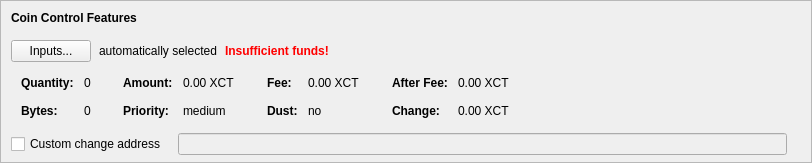
    <widget class="QFrame" name="frameCoinControl">
     <property name="sizePolicy">
      <sizepolicy hsizetype="Expanding" vsizetype="Expanding">
       <horstretch>0</horstretch>
       <verstretch>0</verstretch>
      </sizepolicy>
     </property>
     <property name="maximumSize">
      <size>
       <width>16777215</width>
       <height>16777215</height>
      </size>
     </property>
     <property name="frameShape">
      <enum>QFrame::StyledPanel</enum>
     </property>
     <property name="frameShadow">
      <enum>QFrame::Sunken</enum>
     </property>
     <layout class="QVBoxLayout" name="verticalLayoutCoinControl2">
      <property name="spacing">
       <number>0</number>
      </property>
      <property name="leftMargin">
       <number>0</number>
      </property>
      <property name="topMargin">
       <number>0</number>
      </property>
      <property name="rightMargin">
       <number>0</number>
      </property>
      <property name="bottomMargin">
       <number>6</number>
      </property>
      <item>
       <layout class="QVBoxLayout" name="verticalLayoutCoinControl" stretch="0,0,0,0,1">
        <property name="spacing">
         <number>0</number>
        </property>
        <property name="leftMargin">
         <number>10</number>
        </property>
        <property name="topMargin">
         <number>10</number>
        </property>
        <item>
         <layout class="QHBoxLayout" name="horizontalLayoutCoinControl1">
          <property name="bottomMargin">
           <number>15</number>
          </property>
          <item>
           <widget class="QLabel" name="labelCoinControlFeatures">
            <property name="sizePolicy">
             <sizepolicy hsizetype="Preferred" vsizetype="Maximum">
              <horstretch>0</horstretch>
              <verstretch>0</verstretch>
             </sizepolicy>
            </property>
            <property name="font">
             <font>
              <weight>75</weight>
              <bold>true</bold>
             </font>
            </property>
            <property name="styleSheet">
             <string notr="true">font-weight:bold;</string>
            </property>
            <property name="text">
             <string>Coin Control Features</string>
            </property>
           </widget>
          </item>
         </layout>
        </item>
        <item>
         <layout class="QHBoxLayout" name="horizontalLayoutCoinControl2" stretch="0,0,0,0">
          <property name="spacing">
           <number>8</number>
          </property>
          <property name="bottomMargin">
           <number>10</number>
          </property>
          <item>
           <widget class="QPushButton" name="pushButtonCoinControl">
            <property name="styleSheet">
             <string notr="true"/>
            </property>
            <property name="text">
             <string>Inputs...</string>
            </property>
            <property name="autoDefault">
             <bool>false</bool>
            </property>
           </widget>
          </item>
          <item>
           <widget class="QLabel" name="labelCoinControlAutomaticallySelected">
            <property name="text">
             <string>automatically selected</string>
            </property>
            <property name="margin">
             <number>5</number>
            </property>
           </widget>
          </item>
          <item>
           <widget class="QLabel" name="labelCoinControlInsuffFunds">
            <property name="font">
             <font>
              <weight>75</weight>
              <bold>true</bold>
             </font>
            </property>
            <property name="styleSheet">
             <string notr="true">color:red;font-weight:bold;</string>
            </property>
            <property name="text">
             <string>Insufficient funds!</string>
            </property>
            <property name="margin">
             <number>5</number>
            </property>
           </widget>
          </item>
          <item>
           <spacer name="horizontalSpacerCoinControl">
            <property name="orientation">
             <enum>Qt::Horizontal</enum>
            </property>
            <property name="sizeHint" stdset="0">
             <size>
              <width>40</width>
              <height>1</height>
             </size>
            </property>
           </spacer>
          </item>
         </layout>
        </item>
        <item>
         <widget class="QWidget" name="widgetCoinControl" native="true">
          <property name="sizePolicy">
           <sizepolicy hsizetype="Preferred" vsizetype="Preferred">
            <horstretch>0</horstretch>
            <verstretch>0</verstretch>
           </sizepolicy>
          </property>
          <property name="minimumSize">
           <size>
            <width>0</width>
            <height>0</height>
           </size>
          </property>
          <property name="styleSheet">
           <string notr="true"/>
          </property>
          <layout class="QHBoxLayout" name="horizontalLayoutCoinControl5">
           <property name="leftMargin">
            <number>0</number>
           </property>
           <property name="topMargin">
            <number>0</number>
           </property>
           <property name="rightMargin">
            <number>0</number>
           </property>
           <property name="bottomMargin">
            <number>0</number>
           </property>
           <item>
            <layout class="QHBoxLayout" name="horizontalLayoutCoinControl3" stretch="0,0,0,1">
             <property name="spacing">
              <number>20</number>
             </property>
             <property name="topMargin">
              <number>0</number>
             </property>
             <property name="bottomMargin">
              <number>10</number>
             </property>
             <item>
              <layout class="QFormLayout" name="formLayoutCoinControl1">
               <property name="horizontalSpacing">
                <number>10</number>
               </property>
               <property name="verticalSpacing">
                <number>14</number>
               </property>
               <property name="leftMargin">
                <number>10</number>
               </property>
               <property name="topMargin">
                <number>4</number>
               </property>
               <property name="rightMargin">
                <number>6</number>
               </property>
               <item row="0" column="0">
                <widget class="QLabel" name="labelCoinControlQuantityText">
                 <property name="font">
                  <font>
                   <weight>75</weight>
                   <bold>true</bold>
                  </font>
                 </property>
                 <property name="text">
                  <string>Quantity:</string>
                 </property>
                 <property name="margin">
                  <number>0</number>
                 </property>
                </widget>
               </item>
               <item row="0" column="1">
                <widget class="QLabel" name="labelCoinControlQuantity">
                 <property name="cursor">
                  <cursorShape>IBeamCursor</cursorShape>
                 </property>
                 <property name="contextMenuPolicy">
                  <enum>Qt::ActionsContextMenu</enum>
                 </property>
                 <property name="text">
                  <string notr="true">0</string>
                 </property>
                 <property name="margin">
                  <number>0</number>
                 </property>
                 <property name="textInteractionFlags">
                  <set>Qt::LinksAccessibleByMouse|Qt::TextSelectableByKeyboard|Qt::TextSelectableByMouse</set>
                 </property>
                </widget>
               </item>
               <item row="1" column="0">
                <widget class="QLabel" name="labelCoinControlBytesText">
                 <property name="font">
                  <font>
                   <weight>75</weight>
                   <bold>true</bold>
                  </font>
                 </property>
                 <property name="text">
                  <string>Bytes:</string>
                 </property>
                </widget>
               </item>
               <item row="1" column="1">
                <widget class="QLabel" name="labelCoinControlBytes">
                 <property name="cursor">
                  <cursorShape>IBeamCursor</cursorShape>
                 </property>
                 <property name="contextMenuPolicy">
                  <enum>Qt::ActionsContextMenu</enum>
                 </property>
                 <property name="text">
                  <string notr="true">0</string>
                 </property>
                 <property name="textInteractionFlags">
                  <set>Qt::LinksAccessibleByMouse|Qt::TextSelectableByKeyboard|Qt::TextSelectableByMouse</set>
                 </property>
                </widget>
               </item>
              </layout>
             </item>
             <item>
              <layout class="QFormLayout" name="formLayoutCoinControl2">
               <property name="horizontalSpacing">
                <number>10</number>
               </property>
               <property name="verticalSpacing">
                <number>14</number>
               </property>
               <property name="leftMargin">
                <number>6</number>
               </property>
               <property name="topMargin">
                <number>4</number>
               </property>
               <property name="rightMargin">
                <number>6</number>
               </property>
               <item row="0" column="0">
                <widget class="QLabel" name="labelCoinControlAmountText">
                 <property name="font">
                  <font>
                   <weight>75</weight>
                   <bold>true</bold>
                  </font>
                 </property>
                 <property name="text">
                  <string>Amount:</string>
                 </property>
                 <property name="margin">
                  <number>0</number>
                 </property>
                </widget>
               </item>
               <item row="0" column="1">
                <widget class="QLabel" name="labelCoinControlAmount">
                 <property name="cursor">
                  <cursorShape>IBeamCursor</cursorShape>
                 </property>
                 <property name="contextMenuPolicy">
                  <enum>Qt::ActionsContextMenu</enum>
                 </property>
                 <property name="text">
                  <string notr="true">0.00 XCT</string>
                 </property>
                 <property name="textInteractionFlags">
                  <set>Qt::LinksAccessibleByMouse|Qt::TextSelectableByKeyboard|Qt::TextSelectableByMouse</set>
                 </property>
                </widget>
               </item>
               <item row="1" column="0">
                <widget class="QLabel" name="labelCoinControlPriorityText">
                 <property name="font">
                  <font>
                   <weight>75</weight>
                   <bold>true</bold>
                  </font>
                 </property>
                 <property name="text">
                  <string>Priority:</string>
                 </property>
                </widget>
               </item>
               <item row="1" column="1">
                <widget class="QLabel" name="labelCoinControlPriority">
                 <property name="cursor">
                  <cursorShape>IBeamCursor</cursorShape>
                 </property>
                 <property name="contextMenuPolicy">
                  <enum>Qt::ActionsContextMenu</enum>
                 </property>
                 <property name="text">
                  <string notr="true">medium</string>
                 </property>
                 <property name="textInteractionFlags">
                  <set>Qt::LinksAccessibleByMouse|Qt::TextSelectableByKeyboard|Qt::TextSelectableByMouse</set>
                 </property>
                </widget>
               </item>
              </layout>
             </item>
             <item>
              <layout class="QFormLayout" name="formLayoutCoinControl3">
               <property name="horizontalSpacing">
                <number>10</number>
               </property>
               <property name="verticalSpacing">
                <number>14</number>
               </property>
               <property name="leftMargin">
                <number>6</number>
               </property>
               <property name="topMargin">
                <number>4</number>
               </property>
               <property name="rightMargin">
                <number>6</number>
               </property>
               <item row="0" column="0">
                <widget class="QLabel" name="labelCoinControlFeeText">
                 <property name="font">
                  <font>
                   <weight>75</weight>
                   <bold>true</bold>
                  </font>
                 </property>
                 <property name="text">
                  <string>Fee:</string>
                 </property>
                 <property name="margin">
                  <number>0</number>
                 </property>
                </widget>
               </item>
               <item row="0" column="1">
                <widget class="QLabel" name="labelCoinControlFee">
                 <property name="cursor">
                  <cursorShape>IBeamCursor</cursorShape>
                 </property>
                 <property name="contextMenuPolicy">
                  <enum>Qt::ActionsContextMenu</enum>
                 </property>
                 <property name="text">
                  <string notr="true">0.00 XCT</string>
                 </property>
                 <property name="textInteractionFlags">
                  <set>Qt::LinksAccessibleByMouse|Qt::TextSelectableByKeyboard|Qt::TextSelectableByMouse</set>
                 </property>
                </widget>
               </item>
               <item row="1" column="0">
                <widget class="QLabel" name="labelCoinControlLowOutputText">
                 <property name="font">
                  <font>
                   <weight>75</weight>
                   <bold>true</bold>
                  </font>
                 </property>
                 <property name="text">
                  <string>Dust:</string>
                 </property>
                </widget>
               </item>
               <item row="1" column="1">
                <widget class="QLabel" name="labelCoinControlLowOutput">
                 <property name="cursor">
                  <cursorShape>IBeamCursor</cursorShape>
                 </property>
                 <property name="contextMenuPolicy">
                  <enum>Qt::ActionsContextMenu</enum>
                 </property>
                 <property name="text">
                  <string notr="true">no</string>
                 </property>
                 <property name="textInteractionFlags">
                  <set>Qt::LinksAccessibleByMouse|Qt::TextSelectableByKeyboard|Qt::TextSelectableByMouse</set>
                 </property>
                </widget>
               </item>
              </layout>
             </item>
             <item>
              <layout class="QFormLayout" name="formLayoutCoinControl4">
               <property name="horizontalSpacing">
                <number>10</number>
               </property>
               <property name="verticalSpacing">
                <number>14</number>
               </property>
               <property name="leftMargin">
                <number>6</number>
               </property>
               <property name="topMargin">
                <number>4</number>
               </property>
               <property name="rightMargin">
                <number>6</number>
               </property>
               <item row="0" column="0">
                <widget class="QLabel" name="labelCoinControlAfterFeeText">
                 <property name="font">
                  <font>
                   <weight>75</weight>
                   <bold>true</bold>
                  </font>
                 </property>
                 <property name="text">
                  <string>After Fee:</string>
                 </property>
                 <property name="margin">
                  <number>0</number>
                 </property>
                </widget>
               </item>
               <item row="0" column="1">
                <widget class="QLabel" name="labelCoinControlAfterFee">
                 <property name="cursor">
                  <cursorShape>IBeamCursor</cursorShape>
                 </property>
                 <property name="contextMenuPolicy">
                  <enum>Qt::ActionsContextMenu</enum>
                 </property>
                 <property name="text">
                  <string notr="true">0.00 XCT</string>
                 </property>
                 <property name="textInteractionFlags">
                  <set>Qt::LinksAccessibleByMouse|Qt::TextSelectableByKeyboard|Qt::TextSelectableByMouse</set>
                 </property>
                </widget>
               </item>
               <item row="1" column="0">
                <widget class="QLabel" name="labelCoinControlChangeText">
                 <property name="font">
                  <font>
                   <weight>75</weight>
                   <bold>true</bold>
                  </font>
                 </property>
                 <property name="text">
                  <string>Change:</string>
                 </property>
                </widget>
               </item>
               <item row="1" column="1">
                <widget class="QLabel" name="labelCoinControlChange">
                 <property name="cursor">
                  <cursorShape>IBeamCursor</cursorShape>
                 </property>
                 <property name="contextMenuPolicy">
                  <enum>Qt::ActionsContextMenu</enum>
                 </property>
                 <property name="text">
                  <string notr="true">0.00 XCT</string>
                 </property>
                 <property name="textInteractionFlags">
                  <set>Qt::LinksAccessibleByMouse|Qt::TextSelectableByKeyboard|Qt::TextSelectableByMouse</set>
                 </property>
                </widget>
               </item>
              </layout>
             </item>
            </layout>
           </item>
          </layout>
         </widget>
        </item>
        <item>
         <layout class="QHBoxLayout" name="horizontalLayoutCoinControl4" stretch="0,0,0">
          <property name="spacing">
           <number>12</number>
          </property>
          <property name="sizeConstraint">
           <enum>QLayout::SetDefaultConstraint</enum>
          </property>
          <property name="topMargin">
           <number>5</number>
          </property>
          <property name="rightMargin">
           <number>5</number>
          </property>
          <item>
           <widget class="QCheckBox" name="checkBoxCoinControlChange">
            <property name="toolTip">
             <string>If this is activated, but the change address is empty or invalid, change will be sent to a newly generated address.</string>
            </property>
            <property name="text">
             <string>Custom change address</string>
            </property>
           </widget>
          </item>
          <item>
           <widget class="QValidatedLineEdit" name="lineEditCoinControlChange">
            <property name="enabled">
             <bool>false</bool>
            </property>
            <property name="sizePolicy">
             <sizepolicy hsizetype="Expanding" vsizetype="Fixed">
              <horstretch>0</horstretch>
              <verstretch>0</verstretch>
             </sizepolicy>
            </property>
           </widget>
          </item>
          <item>
           <widget class="QLabel" name="labelCoinControlChangeLabel">
            <property name="sizePolicy">
             <sizepolicy hsizetype="Preferred" vsizetype="Expanding">
              <horstretch>0</horstretch>
              <verstretch>0</verstretch>
             </sizepolicy>
            </property>
            <property name="minimumSize">
             <size>
              <width>0</width>
              <height>0</height>
             </size>
            </property>
            <property name="text">
             <string/>
            </property>
            <property name="margin">
             <number>3</number>
            </property>
           </widget>
          </item>
         </layout>
        </item>
        <item>
         <spacer name="verticalSpacerCoinControl">
          <property name="orientation">
           <enum>Qt::Vertical</enum>
          </property>
          <property name="sizeHint" stdset="0">
           <size>
            <width>800</width>
            <height>1</height>
           </size>
          </property>
         </spacer>
        </item>
       </layout>
      </item>
     </layout>
    </widget>
